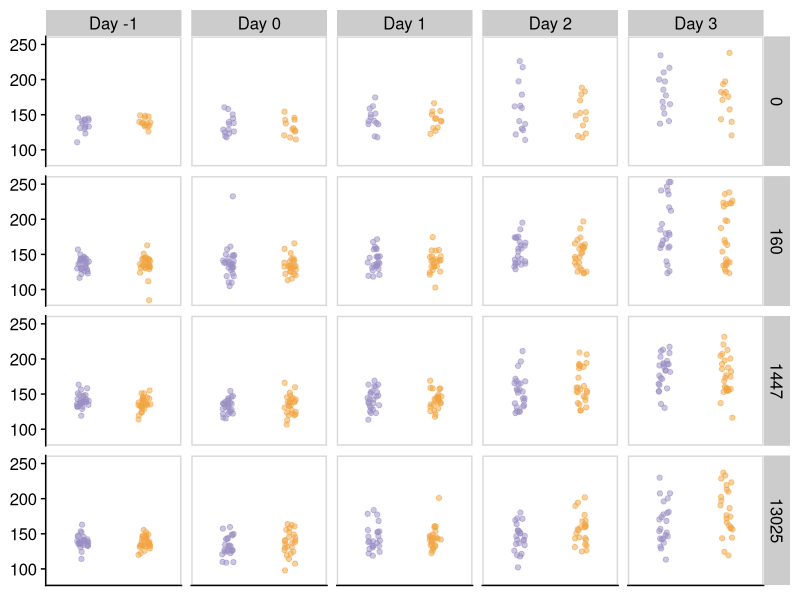
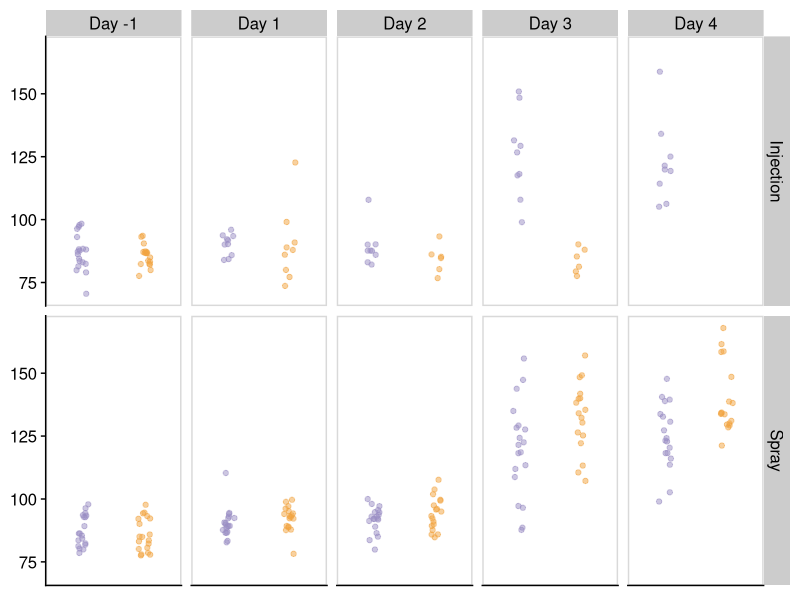
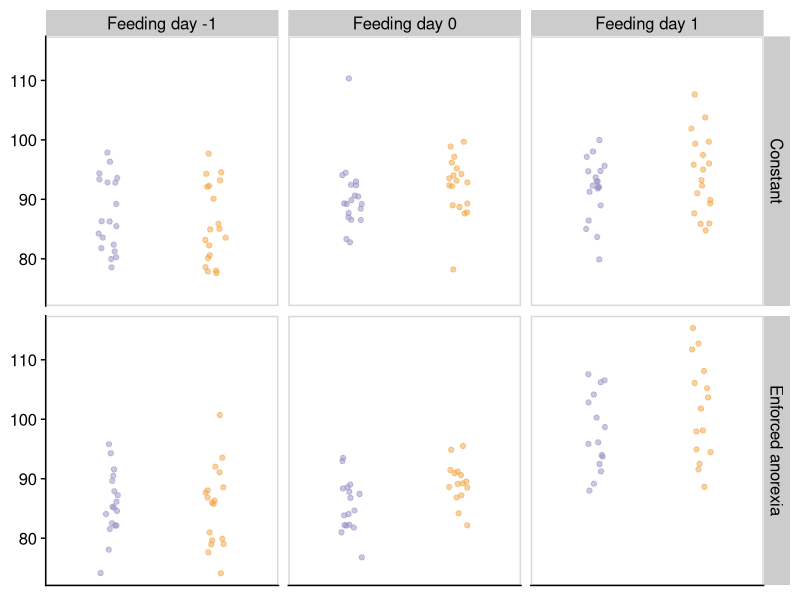

Write the R code that produced these figures, in order. (Note: this script raises an error after producing the figures.)
# Thesis Script - Data Visualization
# Plots
# IR Moodie
# Last Modified = 29/03/2020

# ---- Start ----

rm(list=ls()) # clear environment

# ---- Packages ----

library(survival) # survival objects
library(survminer) # ggplot2 plotting of surv objects
library(cowplot) # plot themes
library(tidyverse) # the good stuff

# ---- Data Import ----

exp1 <- read_csv("exp1.csv", na = "na") # Experiment 1 dataset
exp2 <- read_csv("exp2.csv", na = "na") # Experiment 2 dataset
exp3 <- read_csv("exp2_effective_f.csv", na = "na") # Modified Exp 2 dataset so day is now equal to feeding day so a day where no food was give is not counted (gave up trying to do this in R so done manually)

# ---- Data tidying ----

consump1 <- gather(exp1, key = "day", value = "consumption", f0:f4) %>%
  separate(day,into=c("junk", "day"),-1) %>% 
  mutate(day = as.numeric(day)) %>%
  select(-mass_i, -mass_f, -junk, -survival, -censored) # transform consumption dataset from wide to long

consump1$day_f <- factor(consump1$day) %>%
  fct_recode("Day -1" = "0", "Day 0" = "1", "Day 1" = "2", "Day 2" = "3", "Day 3" = "4") # change day names

consump1$fungus_ordered <- factor(consump1$fungus, levels = c("dead", "alive")) # change order of fungal treatments

consump2 <- gather(exp2, key = "day", value = "consumption", f0:f4) %>%
  separate(day,into=c("junk", "day"),-1) %>% 
  mutate(day = as.numeric(day)) %>%
  select(-junk, -survival, -censored) %>%
  filter(feeding == "constant") # wide to long for exp 2

consump2$day_f <- factor(consump2$day) %>%
  fct_recode("Day -1" = "0", "Day 1" = "1", "Day 2" = "2", "Day 3" = "3", "Day 4" = "4")

consump2$method_f <- fct_recode(consump2$method, "Injection" = "injection", "Spray" = "spray") # capitalise for increased pretty-ness

consump2$fungus_ordered <- factor(consump2$fungus, levels = c("control", "alive")) # match order with previous graphs

consump3 <- gather(exp3, key = "day", value = "consumption", f0:f4) %>%
  separate(day,into=c("junk", "day"),-1) %>% 
  mutate(day = as.numeric(day)) %>%
  select(-junk, -survival, -censored) %>%
  filter(method == "spray", day != 3, day != 4)
  
consump3$day_f <- factor(consump3$day) %>%
  fct_recode("Feeding day -1" = "0", "Feeding day 0" = "1", "Feeding day 1" = "2") # set day to effective feeding day
consump3$feeding_f <- fct_recode(consump3$feeding, "Constant" = "constant", "Enforced anorexia" = "starved") # better titles
consump3$fungus_ordered <- factor(consump3$fungus, levels = c("control", "alive")) # sort order

survival1 <- exp1 %>%
  select(-mass_i, -mass_f, -f0, -f1, -f2, -f3, -f4) # survival data of interest in exp1

survival2 <- exp2 %>%
  filter(feeding == "constant") %>%
  select(-f0, -f1, -f2, -f3, -f4) # survival data of interest in exp2

survival2$method_f <- fct_recode(survival2$method, "Injection" = "injection", "Spray" = "spray")

survival3 <- exp2 %>%
  filter(method == "spray") %>%
  select(-f0, -f1, -f2, -f3, -f4) # survival data of interest in exp3

survival3$feeding_f <- fct_recode(survival3$feeding, "Constant" = "constant", "Enforced anorexia" = "starved")

mass1 <- exp1 %>%
  select(-survival, -censored, -label)

mass1$mass_diff <- mass1$mass_f-mass1$mass_i
mass1$f_total <- mass1$f0+mass1$f1+mass1$f2+mass1$f3+mass1$f4

rm(exp1, exp2, exp3) # remove original datasets

# ---- Consumption Plot Exp 1 ----

ggconsump1 <- ggplot(consump1, aes(y = consumption, x = fungus_ordered, colour = fungus_ordered)) + # setup objecy
  geom_jitter(height = 0, width = 0.1, alpha = 0.5) + # add points with jitter and alpha values
  scale_color_manual(values=c("#998ec3", "#f1a340")) + # set colours to match theme
  facet_grid(spore~day_f) + # facet by spore and day
  theme_half_open() + # cowplot pretty +1
  panel_border() + # more cowplot pretty
  theme(legend.position = "none") + # get rid of legend (added after)
  theme(axis.title.x=element_blank(),
        axis.text.x=element_blank(),
        axis.ticks.x=element_blank(),
        axis.title.y=element_blank()) # remove x axis text, ticks and title as well as Y title (titles added after)

ggconsump1 # show graph

ggsave("Consumption_Experiment_1.png",
       plot = ggconsump1,
       dpi = "retina",
       width = 10,
       height = 8,
       type = "cairo") # export graph

# ---- Consumption Plot Exp 2 ----

ggconsump2 <- ggplot(consump2, aes(y = consumption, x = fungus_ordered, colour = fungus_ordered)) + # setup object
  geom_jitter(height = 0, width = 0.1, alpha = 0.5) + # add points with jitter and alpha values
  scale_color_manual(values=c("#998ec3", "#f1a340")) + # add theme colours
  facet_grid(method_f~day_f) + # facet by method and day
  theme_half_open() + # pretty +1
  panel_border() + # pretty +2
  theme(legend.position = "none") + # get rid of legend (added after)
  theme(axis.title.x=element_blank(),
        axis.text.x=element_blank(),
        axis.ticks.x=element_blank(),
        axis.title.y=element_blank()) # remove x elements and y axis title (added after)

ggconsump2 # show graph (DAY 0 is added after)

ggsave("Consumption_Experiment_2.png",
       plot = ggconsump2,
       dpi = "retina", 
       width = 10,
       height = 4,
       type = "cairo") # export graph

# ---- Consumption Plot Exp 3 ----

ggconsump3 <- ggplot(consump3, aes(y = consumption, x = fungus_ordered, colour = fungus_ordered)) + # setup object
  geom_jitter(height = 0, width = 0.1, alpha = 0.5) + # add points with jitter and alpha
  scale_color_manual(values=c("#998ec3", "#f1a340")) + # add theme colours
  facet_grid(feeding_f~day_f) + # facet by feeding regime and day
  theme_half_open() + # cowplot pretty-ness
  panel_border() + # more pretty-ness
  theme(legend.position = "none") + # remove legend (added later)
  theme(axis.title.x=element_blank(),
        axis.text.x=element_blank(),
        axis.ticks.x=element_blank(),
        axis.title.y=element_blank()) # x ticks and titles remove and added later

ggconsump3 # show graph

ggsave("Consumption_Experiment_3.png",
       plot = ggconsump2b,
       dpi = "retina",
       width = 6,
       height = 4,
       type = "cairo") # export

# ---- Surivial Plot Exp 1 ----

spore.labs <- c("0","160","1447","13025") # create labels so that plots appear in order
names(spore.labs) <- c("a", "b", "c", "d") # add abcd so that label column can be used later

ggsurv1 <- ggsurvplot(
  fit = survfit(Surv(survival, censored) ~ fungus+label, data = survival1), # surv obj
  data = survival1,
  ylab = "Survival probability",
  xlab = "Days after injection",
  conf.int = FALSE,
  ylim = c(0, 1),
  palette = alpha(c("#f1a340", "#f1a340", "#f1a340", "#f1a340", "#998ec3", "#998ec3", "#998ec3", "#998ec3"),
                  c(0.7,0.7,0.7,0.7,0.7,0.7,0.7,0.7)) # colour scheme + alpha (v messy but works)
)

ggsurv1 <- ggsurv1$plot + # use ggplot to theme using cowplot
  theme_half_open() +
  background_grid() +
  panel_border() +
  scale_x_continuous(breaks = seq(from = 0, to = 10, by = 2)) +
  scale_y_continuous(breaks = seq(from = 0, to = 1, by = 0.2)) +
  facet_grid(cols = vars(label), labeller = labeller(label = spore.labs)) + # use labeller feature set up previously
  theme(legend.position = "none")

ggsurv1 # show plot

ggsave("Survival_Experiment_1.png", # export plot
       plot = ggsurv1,
       dpi = "retina",
       width = 10, 
       height = 3,
       type = "cairo")

# ---- Survival Plot Exp 2 ----

ggsurv2 <- ggsurvplot(
  fit = survfit(Surv(survival, censored) ~ method_f+fungus, data = survival2), # surv obj
  data = survival2,
  xlab = "Days after injection", 
  ylab = "Survival probability",
  conf.int = FALSE,
  ylim = c(0, 1),
  palette = alpha(c("#f1a340", "#998ec3", "#f1a340", "#998ec3"), # themeing
                  c(0.7,0.7,0.7,0.7))
)

ggsurv2 <- ggsurv2$plot + # use ggplot for themeing
  theme_half_open() +
  background_grid() +
  panel_border() +
  scale_x_continuous(breaks = seq(from = 0, to = 10, by = 2)) +
  scale_y_continuous(breaks = seq(from = 0, to = 1, by = 0.2)) +
  facet_grid(cols = vars(method_f)) +
  theme(legend.position = "none")

ggsurv2 # show plot

ggsave("Survival_Experiment_2.png", # export plot
       plot = ggsurv2,
       dpi = "retina",
       width = 5.33,
       height = 3,
       type = "cairo")

# ---- Survival Plot Exp 3 ----

ggsurv3 <- ggsurvplot(
  fit = survfit(Surv(survival, censored) ~ feeding_f+fungus, data = survival3),
  data = survival3,
  xlab = "Days after injection", 
  ylab = "Survival probability",
  conf.int = FALSE,
  ylim = c(0, 1),
  palette = alpha(c("#f1a340", "#998ec3", "#f1a340", "#998ec3"),
                  c(0.7,0.7,0.7,0.7))
)

ggsurv3 <- ggsurv3$plot +
  theme_half_open() +
  background_grid() +
  panel_border() +
  scale_x_continuous(breaks = seq(from = 0, to = 10, by = 2)) +
  scale_y_continuous(breaks = seq(from = 0, to = 1, by = 0.2)) +
  facet_grid(cols = vars(feeding_f)) +
  theme(legend.position = "none")

ggsurv3

ggsave("Survival_Experiment_3.png",
       plot = ggsurv3,
       dpi = "retina",
       width = 5.33,
       height = 3,
       type = "cairo")

# ---- Mass Plot Exp 1 ----

ggmass1 <- ggplot(data = mass1, aes(x = mass_diff, y = f_total, group = fungus, colour = fungus)) +
  geom_point(alpha = 0.5) +
  geom_smooth(method = lm, formula = y~x, alpha = 0.1, linetype = "solid") +
  scale_color_manual(values=c("#f1a340","#998ec3")) +
  labs(y = "Total Food Consumption (mg)",
       x = "Change in larvae mass (mg)") +
  theme_cowplot() +
  theme(legend.position = "none")

ggsave("Mass_Experiment_1.png",
       plot = ggmass1,
       dpi = "retina",
       width = 8,
       height = 8,
       type = "cairo")

# ---- End ----
  
